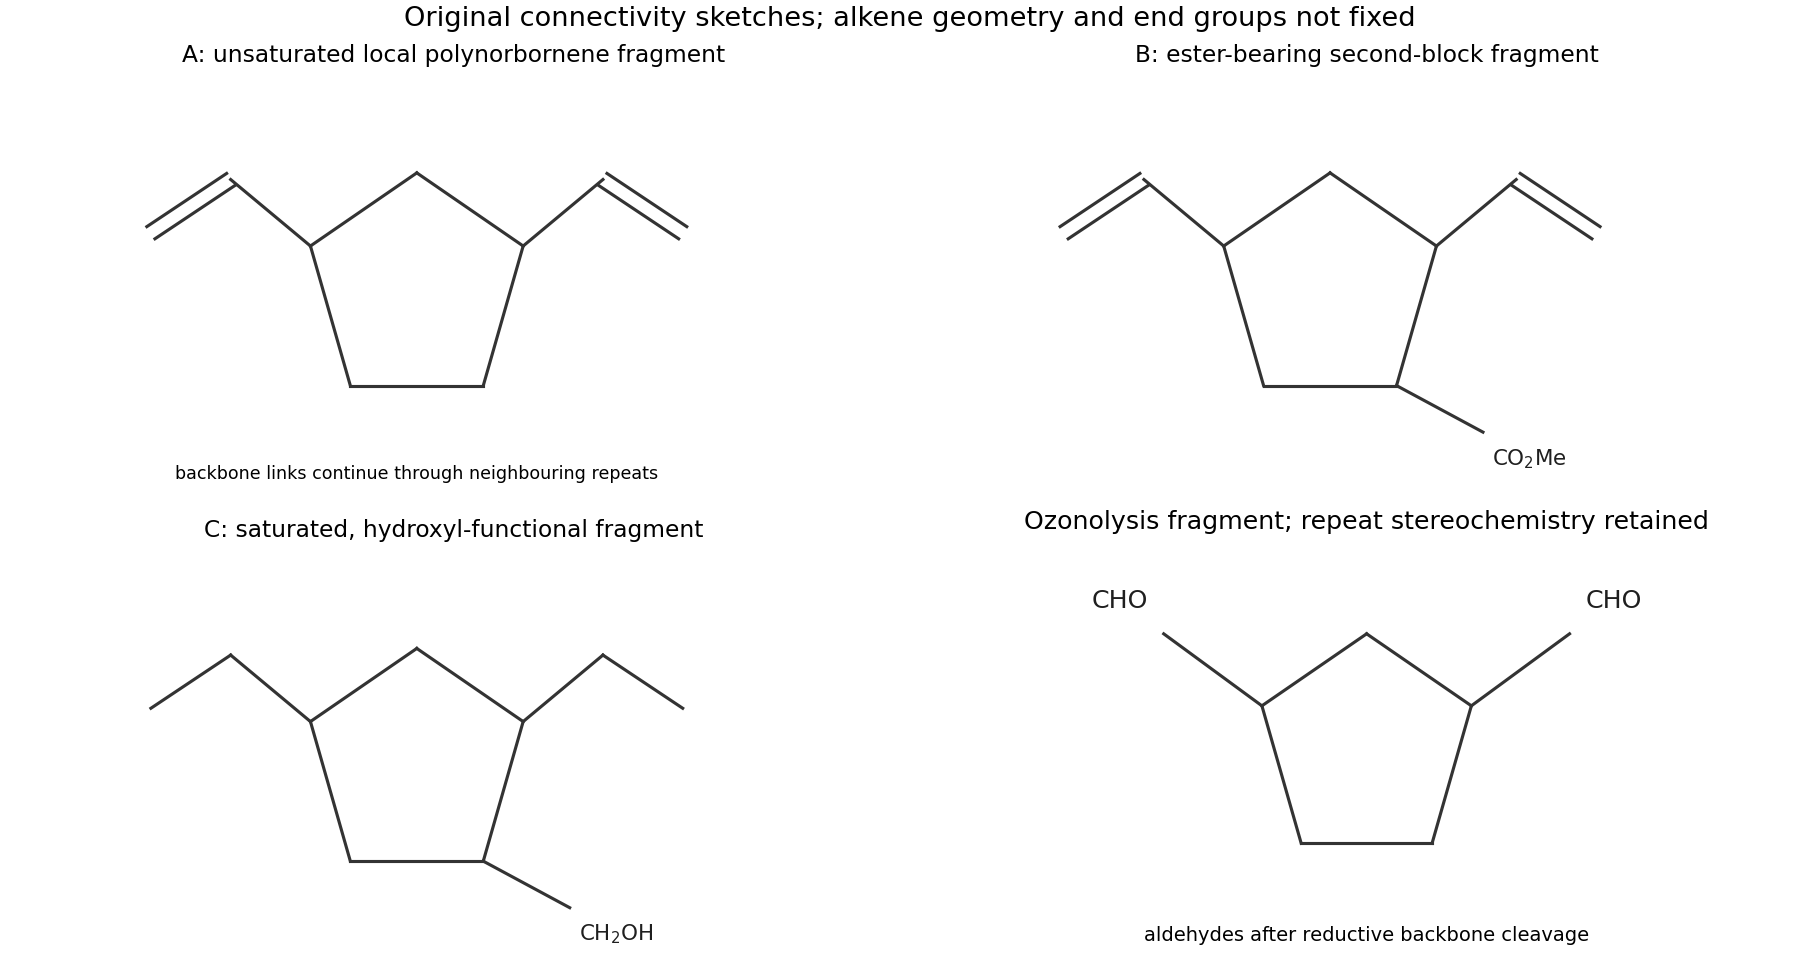

Generate this figure with Python:
"""Original explanatory figure. Python 3.14, numpy 2.3.5, matplotlib 3.10.7.
Run through the root Makefile; the PNG basename is written to the current directory.
"""
from pathlib import Path
import sys
sys.path.insert(0,str(Path(__file__).resolve().parents[2]))
import numpy as np
import matplotlib.pyplot as plt
from matplotlib.patches import Circle, Polygon
from tools.chemistry_diagram import bond, atom, ring, wedge, curly, flow, finish, save
plt.rcParams.update({'font.size':10,'axes.spines.top':False,'axes.spines.right':False})
fig,axs=plt.subplots(2,2,figsize=(13,7),layout='constrained')
def repeat(a,c=(0,0),sub=None,sat=False):
 p=np.array([[-.8,.4],[0,.95],[.8,.4],[.5,-.65],[-.5,-.65]])+c
 ring(a,p);bond(a,p[0],p[0]+[-.6,.5]);bond(a,p[2],p[2]+[.6,.5]);bond(a,p[0]+[-.6,.5],p[0]+[-1.2,.1],1 if sat else 2);bond(a,p[2]+[.6,.5],p[2]+[1.2,.1],1 if sat else 2)
 if sub:bond(a,p[3],p[3]+[.65,-.35]);atom(a,p[3]+[1.0,-.55],sub,11)
 finish(a,(-2.1,2.65),(-1.5,1.7))
repeat(axs[0,0]);axs[0,0].set_title('A: unsaturated local polynorbornene fragment');axs[0,0].text(0,-1.35,'backbone links continue through neighbouring repeats',ha='center',fontsize=9)
repeat(axs[0,1],sub=r'CO$_2$Me');axs[0,1].set_title('B: ester-bearing second-block fragment')
repeat(axs[1,0],sub=r'CH$_2$OH',sat=True);axs[1,0].set_title('C: saturated, hydroxyl-functional fragment')
a=axs[1,1];p=np.array([[-.8,.4],[0,.95],[.8,.4],[.5,-.65],[-.5,-.65]]);ring(a,p)
for i,delta in [(0,[-.75,.55]),(2,[.75,.55])]:bond(a,p[i],p[i]+delta);atom(a,p[i]+np.array(delta)*1.45,'CHO')
a.text(0,-1.4,'aldehydes after reductive backbone cleavage',ha='center',fontsize=10);finish(a,(-2,2),(-1.65,1.6),'Ozonolysis fragment; repeat stereochemistry retained')
fig.suptitle('Original connectivity sketches; alkene geometry and end groups not fixed',fontsize=14)
save(fig,'paper-2-polymer-connectivity.png')
